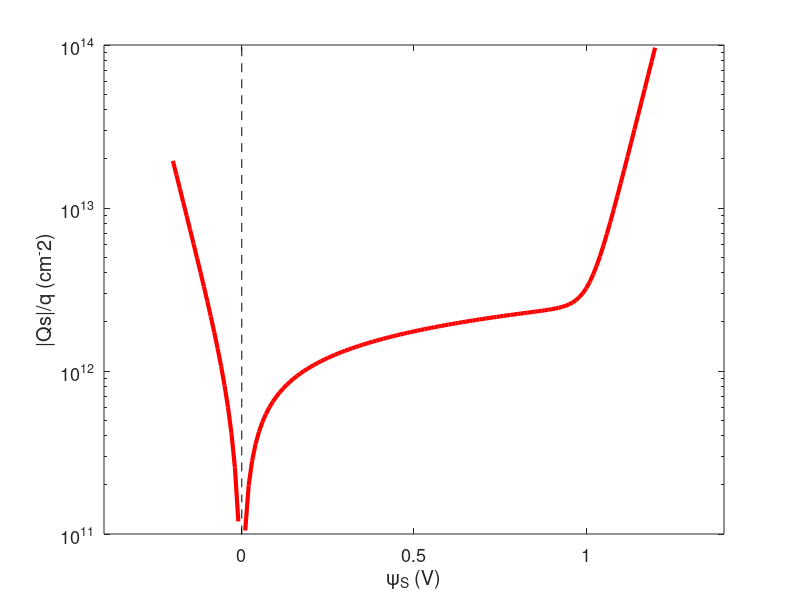
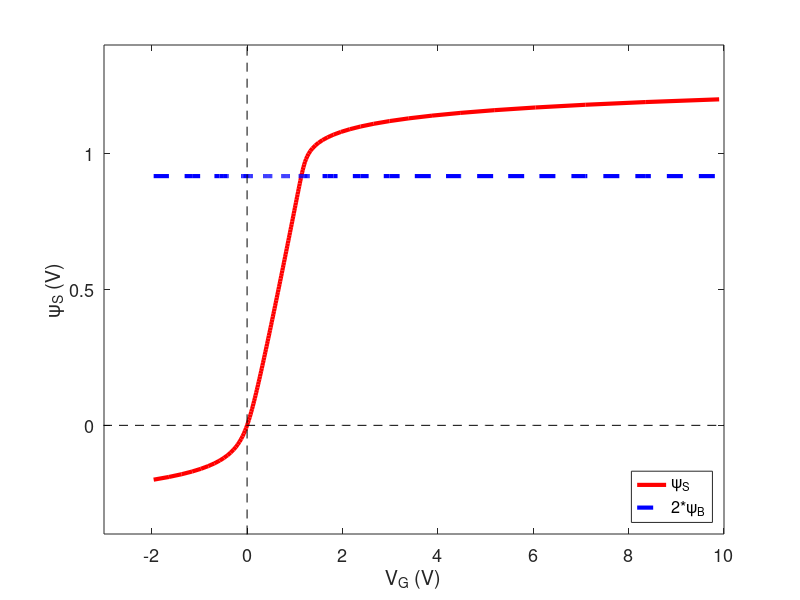

Write MATLAB code to recreate these figures, in order. (Note: this script raises an error after producing the figures.)
% Surface potential vs. Gate voltage for MOS Capacitor  

% Initialize the range of the surface potential 
psi = -0.2:0.01:1.2; %[V] 

% Specify the physical constants  
epsilon_siO2 = 4*8.854*1e-14; % Permittivity of SiO2 [F/cm] 
epsilon_si = 11.68*8.854*1e-14; % Permittivity of Si [F/cm] 
k_b = 1.380e-23; % Boltzmann constant [J/K] 
q = 1.6e-19; % Elementary charge [C]  

% Specify the environmental parameters 
TL = 300; % Room temperature [Kelvin] 
ni = 1e10; % Intrinsic semiconductor carrier density for silicon [cm-3] 
N_A = 5e17; % Acceptor concentration [cm-3] 
tox = 2e-7; % The thickness of SiO2 in capacitor [cm] 
V_FB = 0; % The flat-band voltage [V]  

% Calculate the capacitance per unit area 
cox = epsilon_siO2/tox; %[F/cm2]  

% Calculate the F function (to calculate the total charge) with respect to different surface potentials.
F_psi1 = exp(-psi*q/k_b/TL) + psi*q/k_b/TL - 1; % using the equations separately as F_psi1 and F_psi2
F_psi2 = ni^2/N_A^2 * (exp(psi*q/k_b/TL) - psi*q/k_b/TL - 1); 
F_psi = sqrt(F_psi1 + F_psi2);  

% Initialize the vectors 
psi_length = length(psi); 
Qs = zeros(psi_length, 1);  
V_G = zeros(psi_length, 1); 
psi_B = zeros(psi_length, 1); 

% Calculate the total charges and the corresponding gate voltages.
for i = 1:psi_length   
    if psi(i) <= 0             
        Qs(i) = sqrt(2*epsilon_si*k_b*TL*N_A) * F_psi(i);  % Calculate charge when the surface potential is negative 
    else         
        Qs(i) = -sqrt(2*epsilon_si*k_b*TL*N_A) * F_psi(i);  % Calculate charge when the surface potential is positive
    end        
    
    psi_B(i) = k_b*TL/q*log(N_A/ni); % Get the bulk potential as a reference and it is a constant with respect to VG     
    V_G(i) = V_FB + psi(i) - Qs(i)/cox; % Calculate the gate voltage 
end

% Plot total charge vs. surface potential (psi_S)
figure;
semilogy(psi, abs(Qs)/q, 'r', 'linewidth', 3);
hold on;
plot(zeros(1, 21), logspace(10, 16, 21), 'k--');
set(gca, 'xlim', [-0.4 1.4], 'ylim', [1e11 1e14]);
set(gca, 'fontsize', 13);
xlabel('\psi_S (V)');
ylabel('|Qs|/q (cm^-2)');

% Plot surface potential (psi_S) vs. gate voltage with reference potential
figure;
h1 = plot(V_G, psi, 'r', 'linewidth', 3);
hold on;
h2 = plot(V_G, 2 * psi_B, '--b', 'linewidth', 3);
set(gca, 'xlim', [-3 10], 'ylim', [-0.4 1.4]);
set(gca, 'fontsize', 13);
xlabel('V_G (V)');
ylabel('\psi_S (V)');
legend([h1, h2], '\psi_S', '2*\psi_B', 'Location', 'SouthEast');

% Plot x=0 and y=0
plot(-10:10, zeros(1, 21), 'k--');
plot(zeros(1, 21), -10:10, 'k--');

% Initialize arrays for charge density and electric field
chargeDensity = zeros(size(V_G));
electricField = zeros(size(V_G));

% Calculate charge density and electric field
for i = 1:length(V_G)
    % Solve Poisson-Boltzmann equation numerically
    psi_solution = ode45(@(x, psi) F(psi, interp1(V_G, V_G, x)), [0 L], 0);
    
    % Calculate charge density (assuming it's dominated by electrons in this example)
    n = ni * exp(q * psi_solution.y / (k_b * TL));
    chargeDensity(i) = trapz(psi_solution.x, q * n);
    
    % Calculate electric field
    E = -gradient(psi_solution.y, psi_solution.x);
    electricField(i) = E(end);
end

% Plot charge density vs. gate voltage
figure;
plot(V_G, chargeDensity);
xlabel('Gate Voltage (V)');
ylabel('Charge Density (C/m^2)');
title('Charge Density vs. Gate Voltage');

% Plot electric field vs. gate voltage
figure;
plot(V_G, electricField);
xlabel('Gate Voltage (V)');
ylabel('Electric Field (V/m)');
title('Electric Field vs. Gate Voltage');
